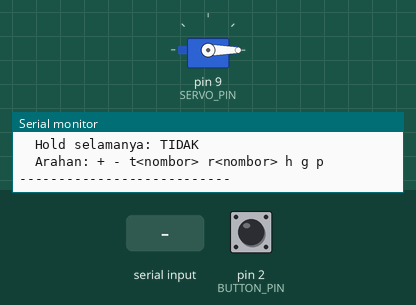
Bench run of a sketch on a simulated Arduino Uno, built with avr-gcc and run on an emulated ATmega328P. Parts: servo, the last lines printed to the serial monitor. The inputs (shaded band) are chosen by the test bench; at power-on: pin 2 (BUTTON_PIN) HIGH.

Above: at 1.4 s.
1.5 s: pin 2 (BUTTON_PIN) pulled LOW for 0.15 s
At 3.0 s:
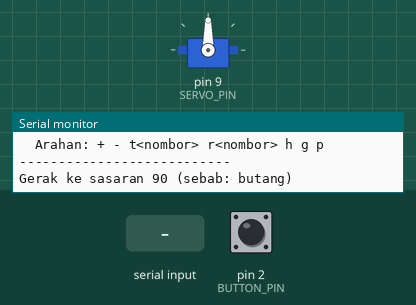
4.6 s: "+" received over Serial
At 5.8 s:
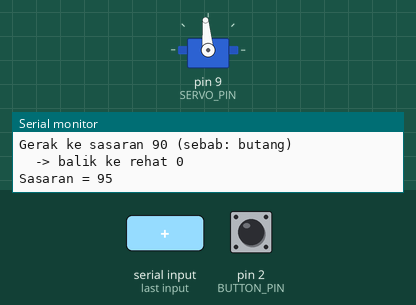
6.1 s: "+" received over Serial
At 7.1 s:
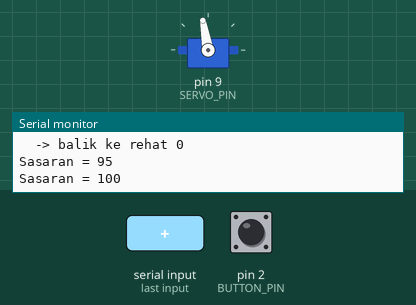
7.6 s: "-" received over Serial
At 8.2 s:
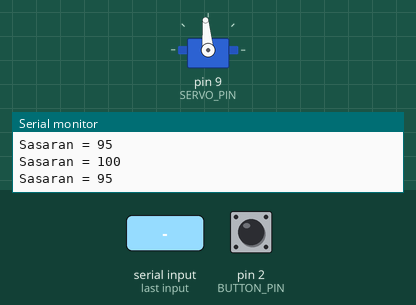
9.1 s: pin 2 (BUTTON_PIN) pulled LOW for 1 s
At 13.5 s:
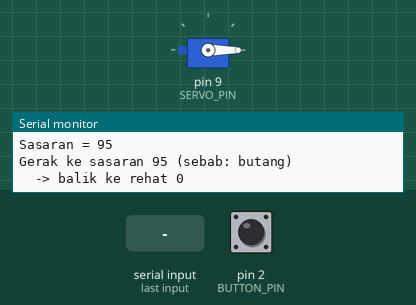
Timing chart, 0 to 14.1 s (numbered marks = the images above; inputs shaded):
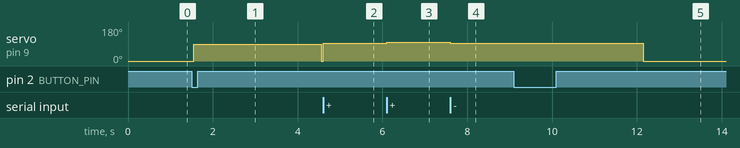

The sketch:

AngleTest.ino
```cpp
/*
 * AngleTest.ino
 * -------------------------------------------------------------
 * Tujuan: uji sudut servo untuk pintu Fish Feeder.
 *
 *   - Tekan BUTANG di D2  -> servo gerak ke SUDUT SASARAN,
 *                            tahan 3 saat, kemudian balik ke SUDUT REHAT.
 *   - Guna Serial Monitor (baud 9600) untuk laras sudut:
 *
 *        +   = sudut sasaran +5
 *        -   = sudut sasaran -5
 *        t   = tetapkan sudut sasaran = sudut semasa yang ditaip
 *              (contoh: taip "t90" -> sasaran jadi 90)
 *        r   = tetapkan sudut REHAT ikut nombor selepasnya
 *              (contoh: "r0"  -> rehat jadi 0)
 *        h   = tahan (hold) di sasaran, JANGAN balik  (toggle)
 *        g   = gerak sekali ke sasaran sekarang (sama macam tekan butang)
 *        p   = papar tetapan semasa
 *
 * Sambungan (Arduino Uno):
 *   Servo Oren/Kuning (SIG) -> D9
 *   Servo Merah (VCC)       -> 5V (bekalan luar 5V jika servo besar)
 *   Servo Coklat/Hitam(GND) -> GND (common ground)
 *   Butang                  -> D2 dan GND  (INPUT_PULLUP, tiada perintang)
 * -------------------------------------------------------------
 */

#include <Servo.h>

// ---------- Pin ----------
const int SERVO_PIN  = 9;
const int BUTTON_PIN = 2;

// ---------- Tetapan boleh laras ----------
int targetAngle = 90;              // sudut bila butang ditekan
int restAngle   = 0;               // sudut selepas tahan 3 saat
const unsigned long HOLD_MS = 3000;   // tempoh tahan di sasaran (3 saat)

// ---------- Keadaan ----------
Servo doorServo;
bool holdForever = false;           // kalau true, tak balik ke rehat

int  lastButtonReading = HIGH;
int  buttonStable      = HIGH;
unsigned long lastDebounce = 0;
const unsigned long DEBOUNCE_MS = 50;

long serialNumber = -1;             // nombor yang ditaip selepas huruf arahan

void printSettings() {
  Serial.println(F("---- Tetapan AngleTest ----"));
  Serial.print(F("  Sudut sasaran : ")); Serial.println(targetAngle);
  Serial.print(F("  Sudut rehat   : ")); Serial.println(restAngle);
  Serial.print(F("  Tahan (ms)    : ")); Serial.println(HOLD_MS);
  Serial.print(F("  Hold selamanya: ")); Serial.println(holdForever ? F("YA") : F("TIDAK"));
  Serial.println(F("  Arahan: + - t<nombor> r<nombor> h g p"));
  Serial.println(F("---------------------------"));
}

void moveToTarget(const char *sebab) {
  Serial.print(F("Gerak ke sasaran "));
  Serial.print(targetAngle);
  Serial.print(F(" (sebab: "));
  Serial.print(sebab);
  Serial.println(F(")"));

  doorServo.write(targetAngle);

  if (holdForever) {
    Serial.println(F("  -> hold selamanya, tak balik."));
    return;
  }

  delay(HOLD_MS);                 // tahan 3 saat

  doorServo.write(restAngle);
  Serial.print(F("  -> balik ke rehat "));
  Serial.println(restAngle);
}

bool buttonPressed() {
  int reading = digitalRead(BUTTON_PIN);
  if (reading != lastButtonReading) {
    lastDebounce = millis();
  }
  bool pressed = false;
  if ((millis() - lastDebounce) > DEBOUNCE_MS) {
    if (reading != buttonStable) {
      buttonStable = reading;
      if (buttonStable == LOW) pressed = true;   // INPUT_PULLUP: LOW = ditekan
    }
  }
  lastButtonReading = reading;
  return pressed;
}

void handleSerial() {
  while (Serial.available()) {
    char c = Serial.read();

    if (c >= '0' && c <= '9') {
      if (serialNumber < 0) serialNumber = 0;
      serialNumber = serialNumber * 10 + (c - '0');
      continue;
    }

    switch (c) {
      case '+':
        targetAngle = constrain(targetAngle + 5, 0, 180);
        doorServo.write(targetAngle);
        Serial.print(F("Sasaran = ")); Serial.println(targetAngle);
        break;

      case '-':
        targetAngle = constrain(targetAngle - 5, 0, 180);
        doorServo.write(targetAngle);
        Serial.print(F("Sasaran = ")); Serial.println(targetAngle);
        break;

      case 't': case 'T':
        if (serialNumber >= 0) {
          targetAngle = constrain((int)serialNumber, 0, 180);
          doorServo.write(targetAngle);
          Serial.print(F("Sasaran ditetapkan = ")); Serial.println(targetAngle);
        }
        break;

      case 'r': case 'R':
        if (serialNumber >= 0) {
          restAngle = constrain((int)serialNumber, 0, 180);
          Serial.print(F("Rehat ditetapkan = ")); Serial.println(restAngle);
        }
        break;

      case 'h': case 'H':
        holdForever = !holdForever;
        Serial.print(F("Hold selamanya: "));
        Serial.println(holdForever ? F("YA") : F("TIDAK"));
        break;

      case 'g': case 'G':
        moveToTarget("arahan serial g");
        break;

      case 'p': case 'P':
        printSettings();
        break;

      default:
        break;   // abaikan newline / aksara lain
    }

    serialNumber = -1;   // reset selepas setiap huruf arahan
  }
}

void setup() {
  Serial.begin(9600);
  pinMode(BUTTON_PIN, INPUT_PULLUP);

  doorServo.attach(SERVO_PIN);
  doorServo.write(restAngle);

  Serial.println(F("=== AngleTest - Fish Feeder ==="));
  Serial.println(F("Tekan butang D2 -> servo ke sasaran, tahan 3s, balik."));
  printSettings();
}

void loop() {
  handleSerial();

  if (buttonPressed()) {
    moveToTarget("butang");
  }
}
```

Measured:
- after the input at 1.5 s, servo on pin 9 (SERVO_PIN): 0° → 90° after 0.05 s, → 0° 3.0 s later
- after the input at 4.6 s, servo on pin 9 (SERVO_PIN): 0° → 95° at once
- after the input at 6.1 s, servo on pin 9 (SERVO_PIN): 95° → 100° at once
- after the input at 7.6 s, servo on pin 9 (SERVO_PIN): 100° → 95° at once
- after the input at 9.1 s, servo on pin 9 (SERVO_PIN): 95° → 0° after 3.1 s
